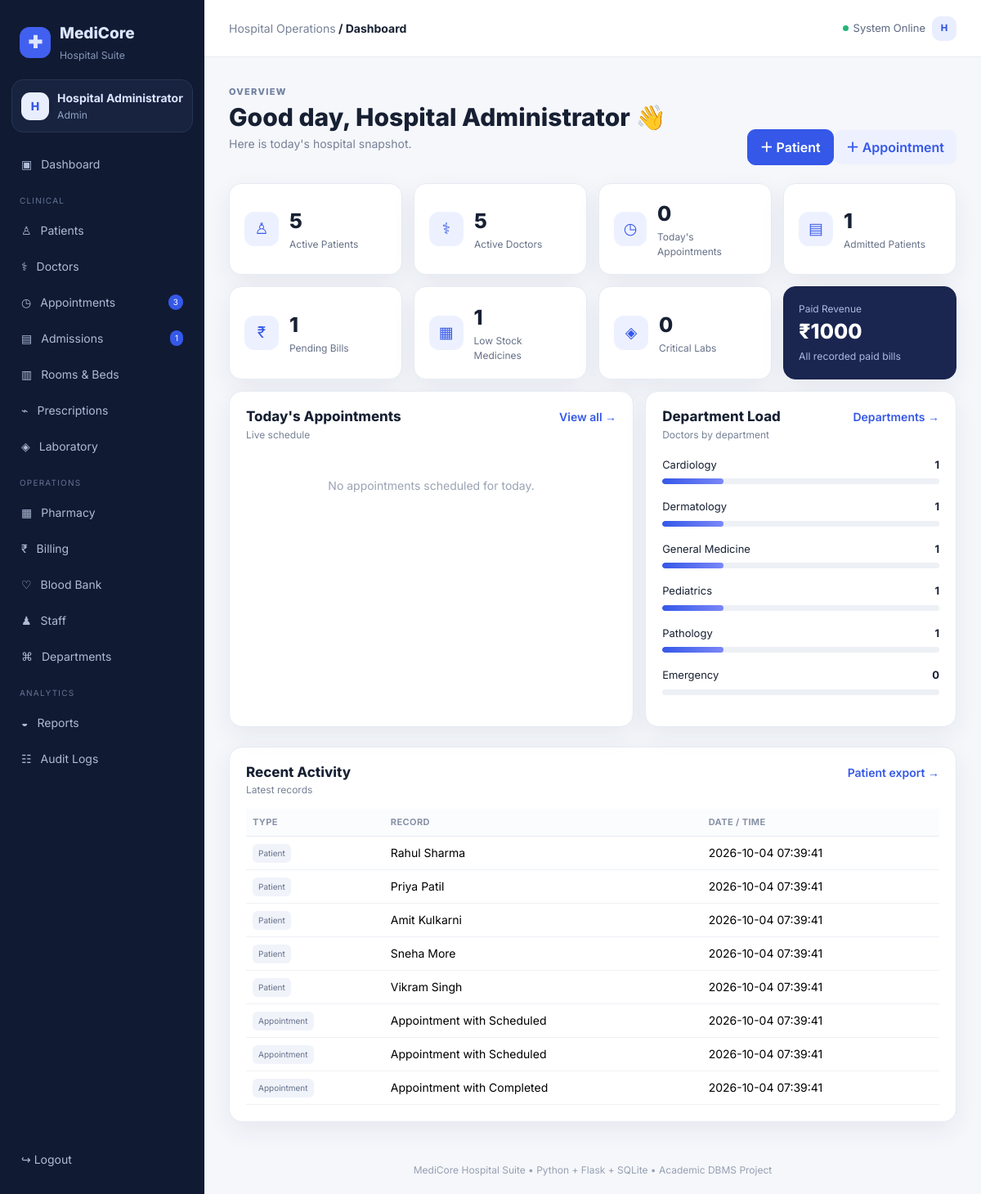
The app's page /dashboard (signed in) with its own data.
### tables this page shows
CREATE TABLE departments(
 department_id INTEGER PRIMARY KEY AUTOINCREMENT, name TEXT UNIQUE NOT NULL, floor TEXT, head_name TEXT,
 phone TEXT, status TEXT DEFAULT 'Active'
);

CREATE TABLE patients(
 patient_id INTEGER PRIMARY KEY AUTOINCREMENT, patient_code TEXT UNIQUE NOT NULL, name TEXT NOT NULL,
 dob TEXT, age INTEGER NOT NULL, gender TEXT NOT NULL, blood_group TEXT, phone TEXT,email TEXT,address TEXT,
 emergency_contact TEXT,allergies TEXT,primary_doctor_id INTEGER,insurance_provider TEXT,
 status TEXT DEFAULT 'Active',created_at TEXT DEFAULT CURRENT_TIMESTAMP,
 FOREIGN KEY(primary_doctor_id) REFERENCES doctors(doctor_id)
);

### app.py (the view)
@app.route("/dashboard")
@login_required
def dashboard():
    stats = {
        "patients": one("SELECT COUNT(*) c FROM patients WHERE status='Active'")["c"],
        "doctors": one("SELECT COUNT(*) c FROM doctors WHERE status='Active'")["c"],
        "today_appointments": one("SELECT COUNT(*) c FROM appointments WHERE appointment_date=date('now','localtime')")["c"],
        "admitted": one("SELECT COUNT(*) c FROM admissions WHERE status='Admitted'")["c"],
        "pending_bills": one("SELECT COUNT(*) c FROM bills WHERE payment_status='Pending'")["c"],
        "revenue": one("SELECT COALESCE(SUM(total_amount),0) c FROM bills WHERE payment_status='Paid'")["c"],
        "low_stock": one("SELECT COUNT(*) c FROM medicines WHERE quantity<=10 AND status='Active'")["c"],
        "critical_labs": one("SELECT COUNT(*) c FROM lab_tests WHERE result_status='Critical'")["c"]
    }
    today = query("""SELECT a.*,p.name patient_name,d.name doctor_name
                     FROM appointments a
                     JOIN patients p ON a.patient_id=p.patient_id
                     JOIN doctors d ON a.doctor_id=d.doctor_id
                     WHERE a.appointment_date=date('now','localtime')
                     ORDER BY a.appointment_time LIMIT 10""")
    recent = query("""SELECT * FROM (
                       SELECT 'Patient' kind, patient_id id, name title, created_at dt FROM patients
                       UNION ALL
                       SELECT 'Appointment',appointment_id id, 'Appointment with '||status, created_at FROM appointments
                       UNION ALL
                       SELECT 'Bill',bill_id id, 'Bill ₹'||printf('%.2f',total_amount), bill_date FROM bills
                     ) ORDER BY dt DESC LIMIT 8""")
    dept = query("""SELECT d.name, COUNT(p.doctor_id) total
                    FROM departments d LEFT JOIN doctors p ON p.department_id=d.department_id
                    GROUP BY d.department_id ORDER BY total DESC LIMIT 8""")
    return render_template("dashboard.html", stats=stats, today=today, recent=recent, dept=dept)

### app.py (called while the page is built)
def get_db():
    conn = sqlite3.connect(DB_PATH)
    conn.row_factory = sqlite3.Row
    conn.execute("PRAGMA foreign_keys = ON")
    conn.execute("PRAGMA journal_mode = WAL")
    return conn

def query(sql, params=()):
    conn = get_db()
    cur = conn.execute(sql, params)
    rows = [dict(r) for r in cur.fetchall()]
    conn.close()
    return rows

def one(sql, params=()):
    conn = get_db()
    row = conn.execute(sql, params).fetchone()
    result = dict(row) if row else None
    conn.close()
    return result

def login_required(fn):
    @wraps(fn)
    def wrapper(*args, **kwargs):
        if "user_id" not in session:
            flash("Please login first.", "warning")
            return redirect(url_for("login"))
        return fn(*args, **kwargs)
    return wrapper

@app.context_processor
def globals():
    return {
        "current_date": date.today(),
        "app_name": "MediCore Hospital",
        "nav_count": {
            "pending": one("SELECT COUNT(*) c FROM appointments WHERE status='Scheduled'")["c"],
            "admitted": one("SELECT COUNT(*) c FROM admissions WHERE status='Admitted'")["c"]
        }
    }

### templates/dashboard.html
{% extends "base.html" %}{% block title %}Dashboard{% endblock %}
{% block content %}
<div class="page-head"><div><span class="eyebrow">OVERVIEW</span><h1>Good day, {{session.get('full_name')}} 👋</h1><p class="muted">Here is today's hospital snapshot.</p></div><div class="head-buttons"><a class="btn btn-primary" href="{{url_for('add_patient')}}">＋ Patient</a><a class="btn btn-soft" href="{{url_for('add_appointment')}}">＋ Appointment</a></div></div>
<div class="stats-grid">
{% for icon,label,value,kind in [('♙','Active Patients',stats.patients,'blue'),('⚕','Active Doctors',stats.doctors,'violet'),('◷',"Today's Appointments",stats.today_appointments,'orange'),('▤','Admitted Patients',stats.admitted,'green'),('₹','Pending Bills',stats.pending_bills,'red'),('▦','Low Stock Medicines',stats.low_stock,'gold'),('◈','Critical Labs',stats.critical_labs,'purple')] %}
<div class="stat-card {{kind}}"><div class="stat-icon">{{icon}}</div><div><div class="stat-value">{{value}}</div><div class="stat-label">{{label}}</div></div></div>
{% endfor %}
<div class="stat-card navy"><div><div class="stat-label">Paid Revenue</div><div class="stat-value">₹{{"%.0f"|format(stats.revenue)}}</div><small>All recorded paid bills</small></div></div>
</div>
<div class="content-grid">
<div class="panel"><div class="panel-head"><div><h3>Today's Appointments</h3><p>Live schedule</p></div><a href="{{url_for('appointments')}}" class="link">View all →</a></div>
{% for a in today %}<div class="list-row"><div class="time-badge">{{a.appointment_time[:5]}}</div><div class="row-main"><b>{{a.patient_name}}</b><span>{{a.doctor_name}} · {{a.reason or 'Consultation'}}</span></div><span class="pill {{a.priority|lower}}">{{a.priority}}</span></div>{% else %}<div class="empty">No appointments scheduled for today.</div>{% endfor %}</div>
<div class="panel"><div class="panel-head"><div><h3>Department Load</h3><p>Doctors by department</p></div><a href="{{url_for('departments')}}" class="link">Departments →</a></div>
{% for d in dept %}<div class="bar-row"><div><span>{{d.name}}</span><b>{{d.total}}</b></div><div class="bar"><span style="width:{{[d.total*22,100]|min}}%"></span></div></div>{% endfor %}
</div></div>
<div class="panel mt-4"><div class="panel-head"><div><h3>Recent Activity</h3><p>Latest records</p></div><a href="{{url_for('patients')}}" class="link">Patient export →</a></div>
<table class="table table-hover align-middle"><thead><tr><th>Type</th><th>Record</th><th>Date / Time</th></tr></thead><tbody>{% for r in recent %}<tr><td><span class="tiny-tag">{{r.kind}}</span></td><td>{{r.title}}</td><td class="muted">{{r.dt}}</td></tr>{% endfor %}</tbody></table></div>
{% endblock %}

### templates/base.html (shortened to what this page needs)
<!doctype html>
<html lang="en">
<head>
<link href="https://cdn.jsdelivr.net/npm/bootstrap@5.3.3/dist/css/bootstrap.min.css" rel="stylesheet">
<link rel="stylesheet" href="{{ url_for('static', filename='style.css') }}">
</head>
<body>
{% if session.get('user_id') %}
<div class="app-shell">
<aside class="sidebar">
  <div class="brand"><div class="brand-mark">✚</div><div><div class="brand-name">MediCore</div><small>Hospital Suite</small></div></div>
  <div class="profile-chip"><div class="avatar">{{ session.get('full_name','U')[0] }}</div><div><b>{{ session.get('full_name') }}</b><small>{{ session.get('role') }}</small></div></div>
  <nav class="nav-menu">
    <a class="nav-link" href="{{url_for('dashboard')}}">▣ <span>Dashboard</span></a>
    <div class="nav-section">CLINICAL</div>
    <a class="nav-link" href="{{url_for('patients')}}">♙ <span>Patients</span></a>
    <a class="nav-link" href="{{url_for('doctors')}}">⚕ <span>Doctors</span></a>
    <a class="nav-link" href="{{url_for('appointments')}}">◷ <span>Appointments</span>{% if nav_count.pending %}<em>{{nav_count.pending}}</em>{% endif %}</a>
    <a class="nav-link" href="{{url_for('admissions')}}">▤ <span>Admissions</span>{% if nav_count.admitted %}<em>{{nav_count.admitted}}</em>{% endif %}</a>
    <a class="nav-link" href="{{url_for('rooms')}}">▥ <span>Rooms & Beds</span></a>
    <a class="nav-link" href="{{url_for('prescriptions')}}">⌁ <span>Prescriptions</span></a>
    <a class="nav-link" href="{{url_for('labs')}}">◈ <span>Laboratory</span></a>
    <div class="nav-section">OPERATIONS</div>
    <a class="nav-link" href="{{url_for('medicines')}}">▦ <span>Pharmacy</span></a>
    <a class="nav-link" href="{{url_for('bills')}}">₹ <span>Billing</span></a>
    <a class="nav-link" href="{{url_for('blood_bank')}}">♡ <span>Blood Bank</span></a>
    <a class="nav-link" href="{{url_for('staff')}}">♟ <span>Staff</span></a>
    <a class="nav-link" href="{{url_for('departments')}}">⌘ <span>Departments</span></a>
    <div class="nav-section">ANALYTICS</div>
    <a class="nav-link" href="{{url_for('reports')}}">◒ <span>Reports</span></a>
    {% if session.get('role')=='Admin' %}
    <a class="nav-link" href="{{url_for('audit_logs')}}">☷ <span>Audit Logs</span></a>
    {% endif %}
  </nav>
  <a class="logout" href="{{url_for('logout')}}">↪ Logout</a>
</aside>
<section class="main-panel">
<header class="topbar"><div><span class="muted">Hospital Operations</span><strong> / {{ self.title() }}</strong></div><div class="top-actions"><span class="live-dot"></span> System Online <span class="avatar small">{{ session.get('full_name','U')[0] }}</span></div></header>
<main class="page-wrap">
{% block content %}{% endblock %}
</main>
<footer class="footer">MediCore Hospital Suite • Python + Flask + SQLite • Academic DBMS Project</footer>
</section>
</div>
{% endif %}
</body>
</html>

### records on screen
departments: name "Cardiology", total "1", {{ [d.total*22,100]|min }} 22 (drawn)
departments: name "Dermatology", total "1", {{ [d.total*22,100]|min }} 22 (drawn)
departments: name "General Medicine", total "1", {{ [d.total*22,100]|min }} 22 (drawn)
departments: name "Pediatrics", total "1", {{ [d.total*22,100]|min }} 22 (drawn)
departments: name "Pathology", total "1", {{ [d.total*22,100]|min }} 22 (drawn)
departments: name "Emergency", total "0"
patients: kind "Patient", title "Rahul Sharma", dt "2026-10-04 07:39:41"
patients: kind "Patient", title "Priya Patil", dt "2026-10-04 07:39:41"
patients: kind "Patient", title "Amit Kulkarni", dt "2026-10-04 07:39:41"
patients: kind "Patient", title "Sneha More", dt "2026-10-04 07:39:41"
patients: kind "Patient", title "Vikram Singh", dt "2026-10-04 07:39:41"

### other values on screen
{{ session.get('full_name','U')[0] }} "H"
{{ session.get('full_name') }} "Hospital Administrator"
{{ session.get('role') }} "Admin"
{{ nav_count.pending }} "3"
{{ nav_count.admitted }} "1"
{{ icon }} "♙" "⚕" "◷" "▤" "₹" "▦" "◈"
{{ value }} "5" "5" "0" "1" "1" "1" "0"
{{ label }} "Active Patients" "Active Doctors" "Today's Appointments" "Admitted Patients" "Pending Bills" "Low Stock Medicines" "Critical Labs"
{{ "%.0f"|format(stats.revenue) }} "1000"
{{ r.kind }} "Appointment" "Appointment" "Appointment"
{{ r.title }} "Appointment with Scheduled" "Appointment with Scheduled" "Appointment with Completed"
{{ r.dt }} "2026-10-04 07:39:41" "2026-10-04 07:39:41" "2026-10-04 07:39:41"
